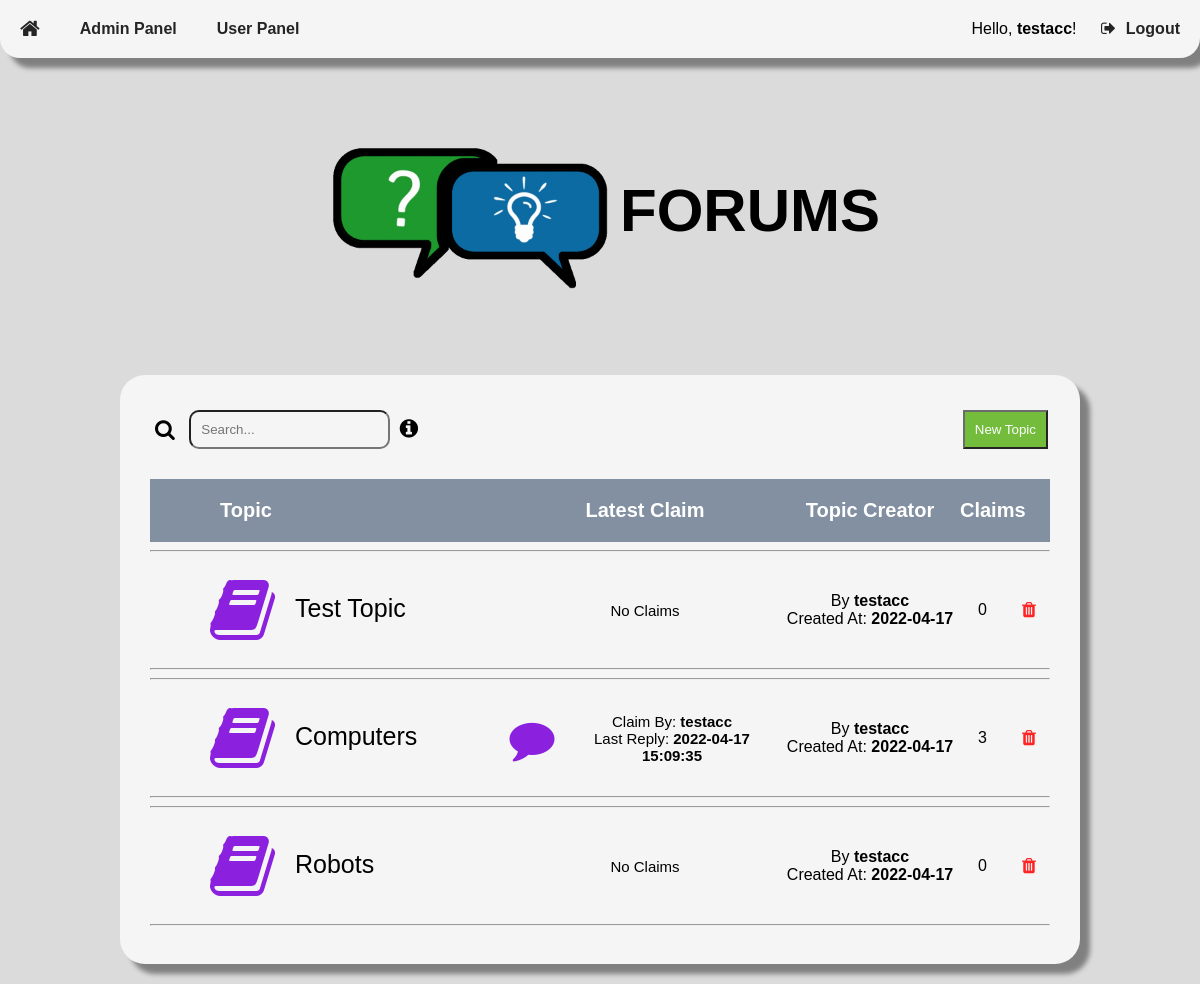
Page / (signed in) on the committed database.
### tables this page shows
CREATE TABLE user (
    userID INTEGER NOT NULL PRIMARY KEY AUTOINCREMENT,
    userName TEXT NOT NULL,
    passwordHash BLOB NOT NULL,
    isAdmin BOOLEAN NOT NULL,
    creationTime INTEGER NOT NULL,
    lastVisit INTEGER NOT NULL
);

CREATE TABLE topic (
    topicID INTEGER NOT NULL PRIMARY KEY AUTOINCREMENT,
    topicName TEXT NOT NULL,
    postingUser INTEGER REFERENCES user(userID) ON DELETE SET NULL ON UPDATE CASCADE,
    creationTime INTEGER NOT NULL,
    updateTime INTEGER NOT NULL
);

### server.py (the view)
@app.route('/')
def homepage():
    topics = getAllTopics()
    return render_template("Homepage.html", user=getUserStatus(), topics=topics)

### server.py (called while the page is built)
def getUserStatus():
    if isUserLoggedIn():
        id = getUserIDFromSession()
        username = getUsername(id)
        loggedIn = True
        admin = isAdmin(getUserIDFromSession())
    else:
        id = 0
        username = "NULL"
        loggedIn = False
        admin = False
    class Status:
        Id = id
        Username = username
        LoggedIn = loggedIn
        Admin = admin
    return Status

def isUserLoggedIn():
    if session.get("userID"):
        return True
    return False

def getUserIDFromSession():
    return session.get("userID")

def getUsername(id):
    db = sqlite3.connect(PATH)
    cursor = db.cursor()
    user = cursor.execute(
        "select userName from user where userID=?", (id,))
    username = "[user-deleted]"  # if no user is found
    for row in user:
        username = row[0]
    return username

def isAdmin(id):
    db = sqlite3.connect(PATH)
    cursor = db.cursor()
    user = cursor.execute(
        "select isAdmin from user where userID=?", (id,))
    for row in user:
        if row[0] == True:
            return True
        return False

def getTotalClaimsInTopic(topicId):
    db = sqlite3.connect(PATH)
    cursor = db.cursor()
    claim = cursor.execute(
        "select count(*) from claim where topic=?", (topicId,))
    for row in claim:
        return row[0]

def getLatestClaimInTopic(topicId):
    db = sqlite3.connect(PATH)
    cursor = db.cursor()
    latestClaim = cursor.execute(
        "select claimID, postingUser, updateTime from claim where topic=? order by updateTime desc limit 1", (topicId,))
    class LatestClaim:
        HasClaim = False
    for row in latestClaim:
        class LatestClaim:
            HasClaim = True
            Id = row[0]
            Username = getUsername(row[1])
            UpdatedAt = convertJulianTime(row[2], "FULL")
    return LatestClaim

def convertJulianTime(julianTime, format):
    db = sqlite3.connect(PATH)
    cursor = db.cursor()
    if str(format).upper() == "FULL":
        time = cursor.execute("select datetime(?)", (julianTime,))
    elif str(format).upper() == "DATE":
        time = cursor.execute("select date(?)", (julianTime,))
    elif str(format).upper() == "TIME":
        time = cursor.execute("select time(?)", (julianTime,))
    else:
        return "Invalid"
    for row in time:
        return row[0]

### templates/homepage.html (shortened to what this page needs)
<!DOCTYPE html>
<html>
<head>
    <link rel="stylesheet" type="text/css" href="{{ url_for('static', filename='CSS/global.css') }}">
    <link rel="stylesheet" type="text/css"
        href="https://stackpath.bootstrapcdn.com/font-awesome/4.7.0/css/font-awesome.min.css">
</head>
<body
    onload="load(`{{ url_for('static', filename='Templates/RegisterForm.html') }}`, `{{ url_for('static', filename='Templates/LoginForm.html') }}`, `{{ url_for('static', filename='Templates/MessageBoxes.html') }}`)">
    <div class="navigationContainer">
        <button id="homeBtn" style="float: left;" onclick="location.href='/'" class="navigationBtn"><i
                class="fa fa-home fa-lg" aria-hidden="true"></i></button>
        {% if user.Admin == True %}
        <button id="adminBtn" style="float: left;" onclick="location.href='/adminpanel'" class="navigationBtn"><b>Admin
                Panel</b></button>
        <button id="adminBtn" style="float: left;" onclick="location.href='/userpanel'" class="navigationBtn"><b>User
                Panel</b></button>
        {% endif %}
        {% if user.Username != "NULL" %}
        <span style="color: var(--text);">Hello, <b>{{ user.Username }}</b>!</span>
        {% endif %}
        {% if user.LoggedIn == True %}
        <button id="logoutBtn" style="display: inline-block;" onclick="location.href='/signout'"
            class="navigationBtn"><i class="fa fa-sign-out navigationBtnIcon"
                aria-hidden="true"></i><b>Logout</b></button>
        {% endif %}
    </div>
    <div id="mainContainer">
        <div class="logoContainer">
            <h1 style="vertical-align: middle;" class="logoTitle"><img style="vertical-align: middle;" width="300px"
                    height="300px" src="{{ url_for('static', filename='Resources/Images/logo.png') }}" />FORUMS</h1>
        </div>
        <div class="forumsContainer" style="margin-top: 0;">
            <div class="flex-container-space-between">
                <div>
                    <label class="searchLabel"><i class="fa fa-search fa-lg" aria-hidden="true"></i></label>
                    <input oninput="search()" class="searchField" name="searchQuery" type="search"
                        placeholder="Search..." id="search" />
                    <i title="Advanced Search" onclick="overlayOn('overlayAdvancedSearch')"
                        class="fa fa-info-circle fa-lg" aria-hidden="true" style="cursor: pointer;"></i>
                </div>
                {% if user.LoggedIn == True %}
                <button class="btn" onclick="overlayOn('overlayTopic')">New Topic</button>
                {% endif %}
            </div>
            <div class="topicContainerTitle grid-container-topics">
                <span style="color: white; margin-left: 70px;"><b>Topic</b></span>
                <span style="color: white;" class="grid-content-center"><b>Latest Claim</b></span>
                <span style="color: white;" class="grid-content-center"><b>Topic Creator</b></span>
                <span style="color: white;" class="grid-content-center"><b>Claims</b></span>
            </div>
            {% for topic in topics %}
            <div>
                <hr>
                <div class="grid-container-topics">
                    <div title="View Topic" onclick="location.href='/{{ topic.Id }}'" style="margin-left: 20px;"
                        class="topicContainer">
                        <span class="topic"><i class="fa fa-book fa-4x topicIcon" aria-hidden="true"></i>{{ topic.Name
                            }}</span>
                    </div>
                    <div style="font-size: 15px;" class="topic grid-content-center">
                        {% if topic.Claim.HasClaim == True %}
                        <div title="View Claim" onclick="location.href='/{{ topic.Id }}/{{ topic.Claim.Id }}'"
                            style="display: grid; grid-template-columns: 20% 80%; justify-items: center; align-items: center; text-align: center;"
                            class="topicContainer">
                            <i style="margin-right: 10px; color: var(--primary);" class="fa fa-comment fa-3x"
                                aria-hidden="true"></i>
                            <div>
                                <span>Claim By: <b>{{ topic.Claim.Username }}</b></span>
                                <br>
                                <span>Last Reply: <b>{{ topic.Claim.UpdatedAt }}</b></span>
                            </div>
                        </div>
                        {% else %}
                        <span>No Claims</span>
                        {% endif %}
                    </div>
                    <div class="grid-content-center">
                        <div style="text-align: center;">
                            <span>By <b>{{ topic.Creator }}</b></span>
                            <br>
                            <span>Created At: <b>{{ topic.CreatedAt }}</b></span>
                        </div>
                    </div>
                    <div class="grid-content-center">
                        <span>{{ topic.Claims }}</span>
                    </div>
                    {% if user.Admin == True %}
                    <div class="grid-content-center">
                        <form action="/delete/topic/{{ topic.Id }}" method="POST">
                            <button title="Delete Topic" type="submit" class="transBtn"><i style="color: var(--remove);"
                                    class="fa fa-trash fa-lg" aria-hidden="true"></i></button>
                        </form>
                    </div>
                    {% endif %}
                </div>
                <hr>
            </div>
            {% endfor %}
        </div>
    </div>
</body>
</html>

### static/CSS/global.css (style rules this page uses)
:root { --primary: #8B21DE; --secondary: #5db31c; --third: #8290a2; --background: rgb(219, 219, 219); --background2: whitesmoke; --text: black; --text2: white; --icon: black; --icon2: white; --form: whitesmoke; --highlight: rgb(223, 223, 223); --border: rgb(180, 180, 180); --link: dodgerblue; --containerShadow: gray; --admin:rgb(202, 0, 0); --remove: red; --replyTypeClarification: gold; --replyTypeSupportingArgument: #89AC76; --replyTypeCounterargument: #4D5645; --replyTypeEvidence: #E6D690; --replyTypeSupport: #57A639; --replyTypeRebuttal: #D36E70; }
#mainContainer { margin-top: 65px; }
body { font-family: Helvetica, sans-serif; background-color: var(--background); margin: 0; padding: 0; }
h1, h2, h3, h4, h5, h6, p, span, small { color: var(--text); }
.forumsContainer { background-color: var(--background2); border-radius: 25px; box-shadow: 10px 10px 5px var(--containerShadow); padding: 30px; margin-top: 100px; margin-left: 10%; margin-right: 10%; margin-bottom: 20px; }
.searchField { background-color: var(--form); vertical-align: middle; border-radius: 10px; width: auto; margin: 5px; padding: 10px; }
.searchLabel { color: var(--icon); vertical-align: middle; margin: 5px; }
.navigationContainer { background-color: var(--background2); box-shadow: 10px 10px 5px var(--containerShadow); text-align: right; display: block; position: fixed; top: 0; width: 100%; border-bottom-left-radius: 20px; border-bottom-right-radius: 20px; }
.navigationBtn { color: var(--text); background-color: transparent; border: none; cursor: pointer; padding: 20px; font-size: 16px; opacity: 0.85; }
.navigationBtnIcon { margin: 0 10px 0 0; }
.btn { background-color: var(--secondary); color: var(--text2); vertical-align: middle; cursor: pointer; margin: 2px; padding: 10px; opacity: 0.85; }
.transBtn { background-color: transparent; color: var(--text); border: none; vertical-align: middle; cursor: pointer; margin: 2px; padding: 10px 15px 10px 15px; border-radius: 10px; opacity: 0.85; }
.topicContainerTitle { background-color: var(--third); padding-top: 20px; padding-bottom: 20px; margin-top: 25px; margin-bottom: 5px; font-size: 20px; }
.flex-container-space-between { display: flex; justify-content: space-between; align-items: center; }
.grid-container-topics { display: grid; grid-template-columns: 40% 30% 20% 5% 5%; }
.grid-content-center { display: grid; justify-items: center; align-items: center; }

### templates/homepage.html (style rules this page uses)
.topicContainer { cursor: pointer; padding-top: 10px; padding-bottom: 10px; margin: 5px 0 5px 0; }
.topicIcon { color: var(--primary); vertical-align: middle; margin-left: 40px; margin-right: 20px; font-size: 70px; }
.topic { color: var(--text); font-size: 25px; vertical-align: middle; }
.logoContainer { margin-top: 10px; margin-bottom: 10px; }
.logoTitle { margin: auto; text-align: center; font-size: 60px; }

### rows in the picture
user: Username "testacc", Creator "testacc" "testacc" "testacc", Claim.Username "testacc"
topic: Name "Test Topic"
topic: Name "Computers"
topic: Name "Robots"

### other values in the picture
{{ topic.CreatedAt }} "2022-04-17" "2022-04-17" "2022-04-17"
{{ topic.Claims }} "0" "3" "0"
{{ topic.Claim.UpdatedAt }} "2022-04-17 15:09:35"
